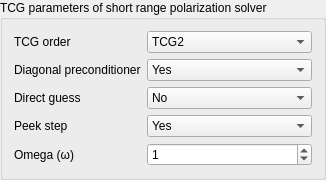
                <widget class="CollapsingGroupboxWidget" name="groupBoxTcgShortParameters">
                 <property name="title">
                  <string>TCG parameters of short range polarization solver</string>
                 </property>
                 <layout class="QVBoxLayout" name="verticalLayout_5">
                  <item>
                   <widget class="QWidget" name="widgetTcgParametersShort" native="true">
                    <layout class="QVBoxLayout" name="verticalLayout_8">
                     <property name="leftMargin">
                      <number>0</number>
                     </property>
                     <property name="topMargin">
                      <number>0</number>
                     </property>
                     <property name="rightMargin">
                      <number>0</number>
                     </property>
                     <property name="bottomMargin">
                      <number>0</number>
                     </property>
                     <item>
                      <layout class="QHBoxLayout" name="horizontalLayout_18" stretch="1,0">
                       <item>
                        <widget class="QLabel" name="labelTcgOrderShort">
                         <property name="text">
                          <string>TCG order</string>
                         </property>
                        </widget>
                       </item>
                       <item>
                        <widget class="QComboBox" name="comboBoxTcgOrderShort">
                         <property name="minimumSize">
                          <size>
                           <width>165</width>
                           <height>0</height>
                          </size>
                         </property>
                         <property name="maximumSize">
                          <size>
                           <width>165</width>
                           <height>16777215</height>
                          </size>
                         </property>
                         <item>
                          <property name="text">
                           <string>TCG2</string>
                          </property>
                         </item>
                         <item>
                          <property name="text">
                           <string>TCG1</string>
                          </property>
                         </item>
                        </widget>
                       </item>
                      </layout>
                     </item>
                     <item>
                      <layout class="QHBoxLayout" name="horizontalLayout_22" stretch="1,0">
                       <item>
                        <widget class="QLabel" name="labelDiagPrecShort">
                         <property name="toolTip">
                          <string>&lt;html&gt;&lt;head/&gt;&lt;body&gt;&lt;p&gt;&lt;span style=&quot; font-size:9pt;&quot;&gt;Use of a diagonal preconditioner, default is yes.&lt;/span&gt;&lt;/p&gt;&lt;/body&gt;&lt;/html&gt;</string>
                         </property>
                         <property name="text">
                          <string>Diagonal preconditioner</string>
                         </property>
                        </widget>
                       </item>
                       <item>
                        <widget class="QComboBox" name="comboBoxDiagPrecShort">
                         <property name="minimumSize">
                          <size>
                           <width>165</width>
                           <height>0</height>
                          </size>
                         </property>
                         <property name="maximumSize">
                          <size>
                           <width>165</width>
                           <height>16777215</height>
                          </size>
                         </property>
                         <property name="toolTip">
                          <string>&lt;html&gt;&lt;head/&gt;&lt;body&gt;&lt;p&gt;&lt;span style=&quot; font-size:9pt;&quot;&gt;Use of a diagonal preconditioner, default is yes.&lt;/span&gt;&lt;/p&gt;&lt;/body&gt;&lt;/html&gt;</string>
                         </property>
                         <item>
                          <property name="text">
                           <string>Yes</string>
                          </property>
                         </item>
                         <item>
                          <property name="text">
                           <string>No</string>
                          </property>
                         </item>
                        </widget>
                       </item>
                      </layout>
                     </item>
                     <item>
                      <layout class="QHBoxLayout" name="horizontalLayout_20" stretch="1,0">
                       <item>
                        <widget class="QLabel" name="labelTcgGuessShort">
                         <property name="toolTip">
                          <string>&lt;html&gt;&lt;head/&gt;&lt;body&gt;&lt;p&gt;&lt;span style=&quot; font-size:9pt;&quot;&gt;Use of a ”direct guess” (polarizability x permanent electric field) as a guess., default is no.&lt;/span&gt;&lt;/p&gt;&lt;/body&gt;&lt;/html&gt;</string>
                         </property>
                         <property name="text">
                          <string>Direct guess</string>
                         </property>
                        </widget>
                       </item>
                       <item>
                        <widget class="QComboBox" name="comboBoxTcgGuessShort">
                         <property name="minimumSize">
                          <size>
                           <width>165</width>
                           <height>0</height>
                          </size>
                         </property>
                         <property name="maximumSize">
                          <size>
                           <width>165</width>
                           <height>16777215</height>
                          </size>
                         </property>
                         <property name="toolTip">
                          <string>&lt;html&gt;&lt;head/&gt;&lt;body&gt;&lt;p&gt;&lt;span style=&quot; font-size:9pt;&quot;&gt;Use of a ”direct guess” (polarizability x permanent electric field) as a guess., default is no.&lt;/span&gt;&lt;/p&gt;&lt;/body&gt;&lt;/html&gt;</string>
                         </property>
                         <item>
                          <property name="text">
                           <string>No</string>
                          </property>
                         </item>
                         <item>
                          <property name="text">
                           <string>Yes</string>
                          </property>
                         </item>
                        </widget>
                       </item>
                      </layout>
                     </item>
                     <item>
                      <layout class="QHBoxLayout" name="horizontalLayout_21" stretch="1,0">
                       <item>
                        <widget class="QLabel" name="labelTcgPeekShort">
                         <property name="toolTip">
                          <string>&lt;html&gt;&lt;head/&gt;&lt;body&gt;&lt;p&gt;&lt;span style=&quot; font-size:9pt;&quot;&gt;Use of a peek step, default is yes. When a peek step is used, a Jacobi Over Relaxation (JOR) is applied to the TCG values of the dipoles with a parameter &lt;/span&gt;&lt;span style=&quot; font-family:'Arial Unicode MS','DejaVu Sans','Athena','Gentium','Palatino Linotype','Lucida Sans Unicode','Lucida Grande','Code2000','sans-serif'; font-size:14px; color:#202122; background-color:#fcfcfc;&quot;&gt;ω.&lt;/span&gt;&lt;span style=&quot; font-size:9pt;&quot;&gt; By default, this value is &lt;/span&gt;&lt;span style=&quot; font-family:'Arial Unicode MS','DejaVu Sans','Athena','Gentium','Palatino Linotype','Lucida Sans Unicode','Lucida Grande','Code2000','sans-serif'; font-size:14px; color:#202122; background-color:#fcfcfc;&quot;&gt;ω&lt;/span&gt;&lt;span style=&quot; font-size:9pt;&quot;&gt; = 1. (regular Jacobi step) but the following keywords can modify this.&lt;/span&gt;&lt;/p&gt;&lt;/body&gt;&lt;/html&gt;</string>
                         </property>
                         <property name="text">
                          <string>Peek step</string>
                         </property>
                        </widget>
                       </item>
                       <item>
                        <widget class="QComboBox" name="comboBoxTcgPeekShort">
                         <property name="minimumSize">
                          <size>
                           <width>165</width>
                           <height>0</height>
                          </size>
                         </property>
                         <property name="maximumSize">
                          <size>
                           <width>165</width>
                           <height>16777215</height>
                          </size>
                         </property>
                         <property name="toolTip">
                          <string>&lt;html&gt;&lt;head/&gt;&lt;body&gt;&lt;p&gt;&lt;span style=&quot; font-size:9pt;&quot;&gt;Use of a peek step, default is yes. When a peek step is used, a Jacobi Over Relaxation (JOR) is applied to the TCG values of the dipoles with a parameter &lt;/span&gt;&lt;span style=&quot; font-family:'Arial Unicode MS','DejaVu Sans','Athena','Gentium','Palatino Linotype','Lucida Sans Unicode','Lucida Grande','Code2000','sans-serif'; font-size:14px; color:#202122; background-color:#fcfcfc;&quot;&gt;ω.&lt;/span&gt;&lt;span style=&quot; font-size:9pt;&quot;&gt; By default, this value is &lt;/span&gt;&lt;span style=&quot; font-family:'Arial Unicode MS','DejaVu Sans','Athena','Gentium','Palatino Linotype','Lucida Sans Unicode','Lucida Grande','Code2000','sans-serif'; font-size:14px; color:#202122; background-color:#fcfcfc;&quot;&gt;ω&lt;/span&gt;&lt;span style=&quot; font-size:9pt;&quot;&gt; = 1. (regular Jacobi step) but the following keywords can modify this.&lt;/span&gt;&lt;/p&gt;&lt;/body&gt;&lt;/html&gt;</string>
                         </property>
                         <item>
                          <property name="text">
                           <string>Yes</string>
                          </property>
                         </item>
                         <item>
                          <property name="text">
                           <string>No</string>
                          </property>
                         </item>
                        </widget>
                       </item>
                      </layout>
                     </item>
                     <item>
                      <layout class="QHBoxLayout" name="horizontalLayout_19" stretch="1,0">
                       <item>
                        <widget class="QLabel" name="labelTcgOmegaShort">
                         <property name="toolTip">
                          <string>&lt;html&gt;&lt;head/&gt;&lt;body&gt;&lt;p&gt;&lt;span style=&quot; font-size:9pt;&quot;&gt;Value of the ω parameter&lt;/span&gt;&lt;/p&gt;&lt;/body&gt;&lt;/html&gt;</string>
                         </property>
                         <property name="text">
                          <string>Omega (ω)</string>
                         </property>
                        </widget>
                       </item>
                       <item>
                        <widget class="QSpinBox" name="spinBoxTcgOmegaShort">
                         <property name="minimumSize">
                          <size>
                           <width>165</width>
                           <height>0</height>
                          </size>
                         </property>
                         <property name="maximumSize">
                          <size>
                           <width>165</width>
                           <height>16777215</height>
                          </size>
                         </property>
                         <property name="toolTip">
                          <string>&lt;html&gt;&lt;head/&gt;&lt;body&gt;&lt;p&gt;&lt;span style=&quot; font-size:9pt;&quot;&gt;Value of the ω parameter&lt;/span&gt;&lt;/p&gt;&lt;/body&gt;&lt;/html&gt;</string>
                         </property>
                         <property name="value">
                          <number>1</number>
                         </property>
                        </widget>
                       </item>
                      </layout>
                     </item>
                    </layout>
                   </widget>
                  </item>
                 </layout>
                </widget>
